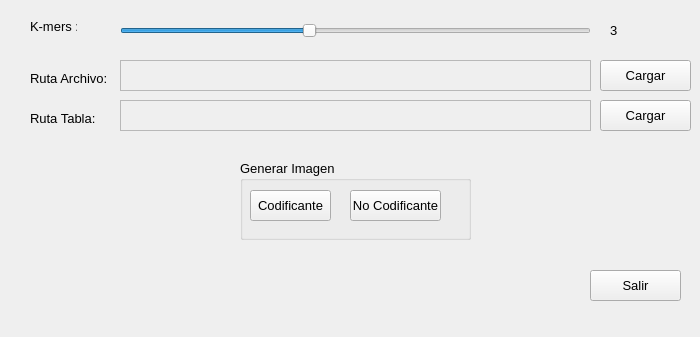
<?xml version="1.0" encoding="UTF-8"?>
<ui version="4.0">
 <class>Form</class>
 <widget class="QWidget" name="Form">
  <property name="geometry">
   <rect>
    <x>0</x>
    <y>0</y>
    <width>700</width>
    <height>337</height>
   </rect>
  </property>
  <property name="windowTitle">
   <string>Ventana Principal</string>
  </property>
  <widget class="QLabel" name="label">
   <property name="geometry">
    <rect>
     <x>30</x>
     <y>20</y>
     <width>47</width>
     <height>13</height>
    </rect>
   </property>
   <property name="font">
    <font>
     <pointsize>10</pointsize>
    </font>
   </property>
   <property name="text">
    <string>K-mers : </string>
   </property>
  </widget>
  <widget class="QLabel" name="label_2">
   <property name="geometry">
    <rect>
     <x>30</x>
     <y>70</y>
     <width>81</width>
     <height>16</height>
    </rect>
   </property>
   <property name="font">
    <font>
     <pointsize>10</pointsize>
    </font>
   </property>
   <property name="text">
    <string>Ruta Archivo: </string>
   </property>
  </widget>
  <widget class="QLabel" name="label_3">
   <property name="geometry">
    <rect>
     <x>30</x>
     <y>110</y>
     <width>81</width>
     <height>16</height>
    </rect>
   </property>
   <property name="font">
    <font>
     <pointsize>10</pointsize>
    </font>
   </property>
   <property name="text">
    <string>Ruta Tabla: </string>
   </property>
  </widget>
  <widget class="QTextEdit" name="textArchivo">
   <property name="enabled">
    <bool>false</bool>
   </property>
   <property name="geometry">
    <rect>
     <x>120</x>
     <y>60</y>
     <width>471</width>
     <height>31</height>
    </rect>
   </property>
  </widget>
  <widget class="QTextEdit" name="textTabla">
   <property name="enabled">
    <bool>false</bool>
   </property>
   <property name="geometry">
    <rect>
     <x>120</x>
     <y>100</y>
     <width>471</width>
     <height>31</height>
    </rect>
   </property>
  </widget>
  <widget class="QSlider" name="kmersNumero">
   <property name="geometry">
    <rect>
     <x>120</x>
     <y>20</y>
     <width>471</width>
     <height>22</height>
    </rect>
   </property>
   <property name="font">
    <font>
     <pointsize>10</pointsize>
    </font>
   </property>
   <property name="minimum">
    <number>1</number>
   </property>
   <property name="maximum">
    <number>6</number>
   </property>
   <property name="pageStep">
    <number>6</number>
   </property>
   <property name="value">
    <number>3</number>
   </property>
   <property name="orientation">
    <enum>Qt::Horizontal</enum>
   </property>
  </widget>
  <widget class="QLabel" name="NoKmers">
   <property name="geometry">
    <rect>
     <x>610</x>
     <y>20</y>
     <width>71</width>
     <height>21</height>
    </rect>
   </property>
   <property name="font">
    <font>
     <pointsize>10</pointsize>
    </font>
   </property>
   <property name="text">
    <string>3</string>
   </property>
  </widget>
  <widget class="QPushButton" name="btnArchivo">
   <property name="geometry">
    <rect>
     <x>600</x>
     <y>60</y>
     <width>91</width>
     <height>31</height>
    </rect>
   </property>
   <property name="font">
    <font>
     <pointsize>10</pointsize>
    </font>
   </property>
   <property name="text">
    <string>Cargar</string>
   </property>
  </widget>
  <widget class="QPushButton" name="btnTabla">
   <property name="geometry">
    <rect>
     <x>600</x>
     <y>100</y>
     <width>91</width>
     <height>31</height>
    </rect>
   </property>
   <property name="font">
    <font>
     <pointsize>10</pointsize>
    </font>
   </property>
   <property name="text">
    <string>Cargar</string>
   </property>
  </widget>
  <widget class="QPushButton" name="btnSalir">
   <property name="geometry">
    <rect>
     <x>590</x>
     <y>270</y>
     <width>91</width>
     <height>31</height>
    </rect>
   </property>
   <property name="font">
    <font>
     <pointsize>10</pointsize>
    </font>
   </property>
   <property name="text">
    <string>Salir</string>
   </property>
  </widget>
  <widget class="QGroupBox" name="groupBox">
   <property name="geometry">
    <rect>
     <x>240</x>
     <y>160</y>
     <width>231</width>
     <height>80</height>
    </rect>
   </property>
   <property name="font">
    <font>
     <pointsize>10</pointsize>
    </font>
   </property>
   <property name="title">
    <string>Generar Imagen</string>
   </property>
   <widget class="QPushButton" name="btnCodificante">
    <property name="geometry">
     <rect>
      <x>10</x>
      <y>30</y>
      <width>81</width>
      <height>31</height>
     </rect>
    </property>
    <property name="text">
     <string>Codificante</string>
    </property>
   </widget>
   <widget class="QPushButton" name="btnNoCodificante">
    <property name="geometry">
     <rect>
      <x>110</x>
      <y>30</y>
      <width>91</width>
      <height>31</height>
     </rect>
    </property>
    <property name="text">
     <string>No Codificante</string>
    </property>
   </widget>
  </widget>
 </widget>
 <resources/>
 <connections>
  <connection>
   <sender>btnSalir</sender>
   <signal>clicked()</signal>
   <receiver>Form</receiver>
   <slot>close()</slot>
   <hints>
    <hint type="sourcelabel">
     <x>642</x>
     <y>285</y>
    </hint>
    <hint type="destinationlabel">
     <x>451</x>
     <y>214</y>
    </hint>
   </hints>
  </connection>
  <connection>
   <sender>kmersNumero</sender>
   <signal>sliderMoved(int)</signal>
   <receiver>NoKmers</receiver>
   <slot>setNum(int)</slot>
   <hints>
    <hint type="sourcelabel">
     <x>390</x>
     <y>37</y>
    </hint>
    <hint type="destinationlabel">
     <x>614</x>
     <y>25</y>
    </hint>
   </hints>
  </connection>
 </connections>
</ui>
